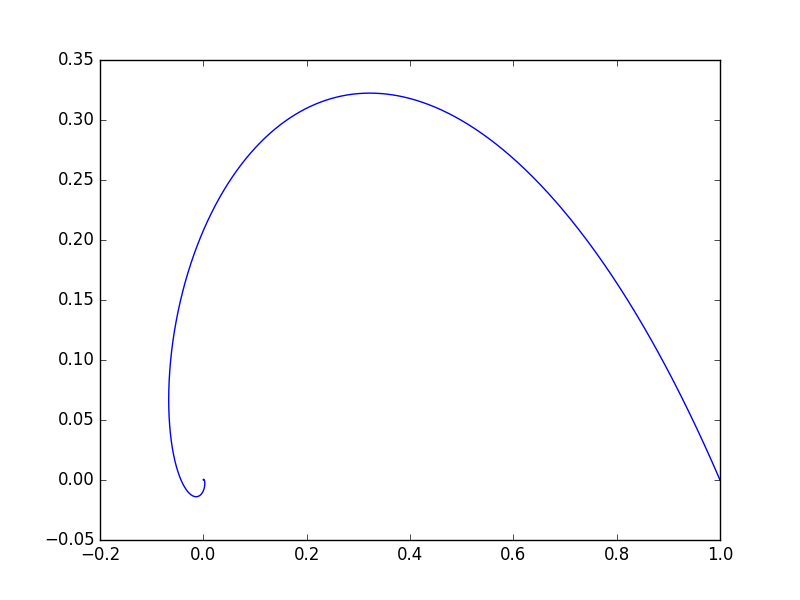

Here is the Python script that generated this plot:
from matplotlib.pylab import plot, show, savefig, linspace, array, pi, exp, cos, sin
t = linspace(0, 4*pi, 10001)
r = lambda t: exp(-t)*array((cos(t), sin(t)))
plot(r(t)[0, :], r(t)[1, :])
savefig("Oblig1_3a.png")
show()
"""
C:\Users\Torstein\Documents\UiO\Mat1110\Python programmer>Oblig1_3a.py

"""